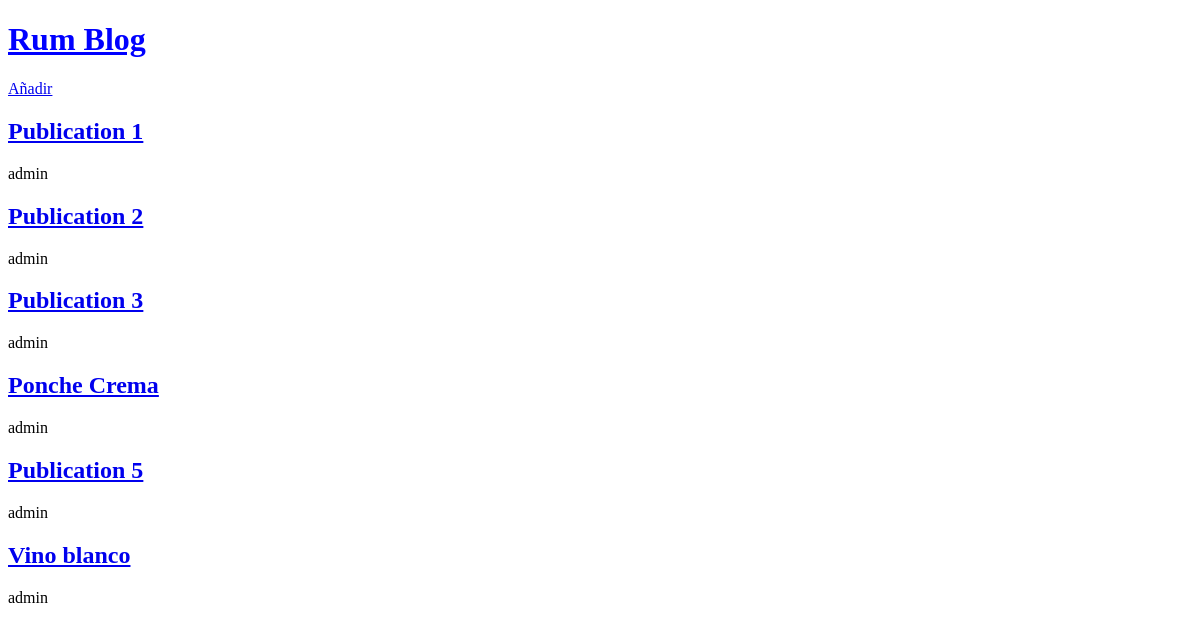
/, run on an earlier commit of the app's database.
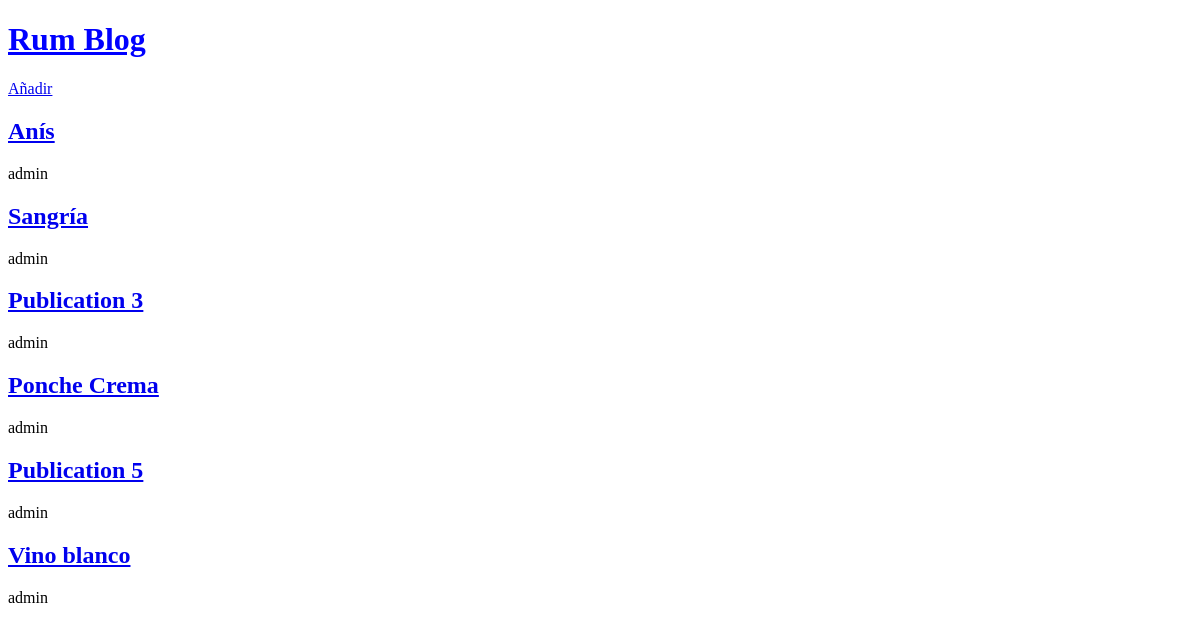
And on a later commit of the database.
### blogs/models.py (models this page shows, shortened)
class Publication(models.Model):
    title = models.CharField(max_length=200)
    author = models.ForeignKey(
        "auth.User",
        on_delete=models.CASCADE,
    )
    body = models.TextField()

### blogs/views.py (the view)
# urls.py: path('', BlogListView.as_view(), name='home'),
class BlogListView(ListView):
    model = Publication
    template_name = 'home.html'

### templates/home.html
{% extends "base.html" %}
{% block content %}
    {% for publication in publication_list %}
        <h2><a href="{% url 'post_detail' publication.pk %}">{{ publication.title }} </a></h2>
        <p>{{ publication.author }}</p>
    {% endfor %}
{% endblock content %}

What changed in the data, as far as the page shows it:
changed Publication: title "Publication 1" → "Anís"
changed Publication: title "Publication 2" → "Sangría"
